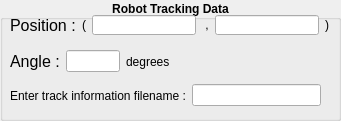
     <widget class="QGroupBox" name="groupBox_4">
      <property name="geometry">
       <rect>
        <x>20</x>
        <y>350</y>
        <width>341</width>
        <height>121</height>
       </rect>
      </property>
      <property name="font">
       <font>
        <weight>75</weight>
        <bold>true</bold>
       </font>
      </property>
      <property name="title">
       <string>Robot Tracking Data</string>
      </property>
      <property name="alignment">
       <set>Qt::AlignCenter</set>
      </property>
      <widget class="QWidget" name="horizontalLayoutWidget_4">
       <property name="geometry">
        <rect>
         <x>10</x>
         <y>15</y>
         <width>319</width>
         <height>20</height>
        </rect>
       </property>
       <property name="font">
        <font>
         <weight>50</weight>
         <bold>false</bold>
        </font>
       </property>
       <layout class="QHBoxLayout" name="horizontalLayout_5">
        <item>
         <widget class="QLabel" name="pos_lb">
          <property name="enabled">
           <bool>true</bool>
          </property>
          <property name="maximumSize">
           <size>
            <width>100000</width>
            <height>16777215</height>
           </size>
          </property>
          <property name="font">
           <font>
            <family>Nirmala UI</family>
            <pointsize>12</pointsize>
            <weight>50</weight>
            <bold>false</bold>
           </font>
          </property>
          <property name="text">
           <string>Position :</string>
          </property>
         </widget>
        </item>
        <item>
         <widget class="QLabel" name="label_23">
          <property name="text">
           <string>(</string>
          </property>
         </widget>
        </item>
        <item>
         <widget class="QLineEdit" name="pos_COMx"/>
        </item>
        <item>
         <widget class="QLabel" name="label_26">
          <property name="text">
           <string> ,</string>
          </property>
         </widget>
        </item>
        <item>
         <widget class="QLineEdit" name="pos_COMy"/>
        </item>
        <item>
         <widget class="QLabel" name="label_24">
          <property name="text">
           <string>)</string>
          </property>
         </widget>
        </item>
       </layout>
      </widget>
      <widget class="QWidget" name="horizontalLayoutWidget_5">
       <property name="geometry">
        <rect>
         <x>10</x>
         <y>50</y>
         <width>160</width>
         <height>23</height>
        </rect>
       </property>
       <layout class="QHBoxLayout" name="horizontalLayout_16">
        <item>
         <widget class="QLabel" name="angle_lb">
          <property name="font">
           <font>
            <family>Nirmala UI</family>
            <pointsize>12</pointsize>
            <weight>50</weight>
            <bold>false</bold>
           </font>
          </property>
          <property name="text">
           <string>Angle :</string>
          </property>
         </widget>
        </item>
        <item>
         <widget class="QLineEdit" name="angle">
          <property name="font">
           <font>
            <weight>50</weight>
            <bold>false</bold>
           </font>
          </property>
         </widget>
        </item>
        <item>
         <widget class="QLabel" name="label_2">
          <property name="font">
           <font>
            <pointsize>9</pointsize>
            <weight>50</weight>
            <bold>false</bold>
           </font>
          </property>
          <property name="text">
           <string>degrees</string>
          </property>
         </widget>
        </item>
       </layout>
      </widget>
      <widget class="QWidget" name="horizontalLayoutWidget_6">
       <property name="geometry">
        <rect>
         <x>10</x>
         <y>80</y>
         <width>311</width>
         <height>31</height>
        </rect>
       </property>
       <property name="font">
        <font>
         <weight>50</weight>
         <bold>false</bold>
        </font>
       </property>
       <layout class="QHBoxLayout" name="horizontalLayout_21">
        <item>
         <widget class="QLabel" name="label">
          <property name="font">
           <font>
            <weight>50</weight>
            <bold>false</bold>
           </font>
          </property>
          <property name="text">
           <string>Enter track information filename :</string>
          </property>
         </widget>
        </item>
        <item>
         <widget class="QLineEdit" name="filename_le"/>
        </item>
       </layout>
      </widget>
      <zorder>horizontalLayoutWidget_4</zorder>
      <zorder>horizontalLayoutWidget_5</zorder>
      <zorder>horizontalLayoutWidget_6</zorder>
      <zorder>horizontalLayoutWidget_6</zorder>
     </widget>
